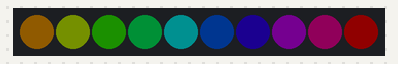
Recording of a sketch running on a simulated Arduino Uno, built with avr-gcc and run on an emulated ATmega328P. Parts: 10 RGB LEDs in strip order, left to right. Dim RGB values are drawn brighter than linear.

Above: at 0.05 s.
At 0.66 s:
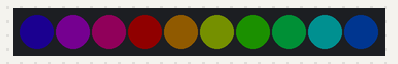
At 1.37 s:
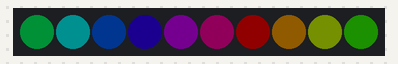

The sketch:

WS2812_Breakout_Example.ino
```cpp
// (licence header left out)
#include <Adafruit_NeoPixel.h>
#include "WS2812_Definitions.h"

#define PIN 4
#define LED_COUNT 10
#define BRIGHTNESS 0x10
#define SPEED 100

// Create an instance of the Adafruit_NeoPixel class called "leds".
// That'll be what we refer to from here on...
Adafruit_NeoPixel leds = Adafruit_NeoPixel(LED_COUNT, PIN, NEO_GRB + NEO_KHZ800);

void setup()
{
  //Serial.begin(115200);
  leds.begin();  // Call this to start up the LED strip.
  clearLEDs();   // This function, defined below, turns all LEDs off...
  leds.show();   // ...but the LEDs don't actually update until you call this.
}

void loop()
{
  // Ride the Rainbow Road
  for (int i=1; i<=LED_COUNT; i++)
  {
    rainbow(i);
    delay(SPEED);  // Delay between rainbow slides
  }
  //delay(1000);
  /*
  // Ride the Rainbow Road
  for (int i=LED_COUNT; i>0; i--)
  {
    rainbow(i);
    delay(SPEED);  // Delay between rainbow slides
  }
  //delay(1000);
  */
}


// Sets all LEDs to off, but DOES NOT update the display;
// call leds.show() to actually turn them off after this.
void clearLEDs()
{
  for (int i=0; i<LED_COUNT; i++)
  {
    leds.setPixelColor(i, 0);
  }
}

// Prints a rainbow on the ENTIRE LED strip.
//  The rainbow begins at a specified position.
void rainbow(byte startPosition)
{
  // Need to scale our rainbow. We want a variety of colors, even if there
  // are just 10 or so pixels.
  float rainbowScale = 1.0 / (LED_COUNT);

  // Next we setup each pixel with the right color
  for (int i=0; i<LED_COUNT; i++)
  {
    int colorIndex = ((i + startPosition) % (LED_COUNT));
    //Serial.println(colorIndex);
    // It'll return a color between red->orange->green->...->violet for 0-191.
    leds.setPixelColor(i, rainbowColor(rainbowScale * colorIndex));
  }
  // Finally, actually turn the LEDs on:
  leds.show();
}

// Input a value 0.0 to 1.0 to get a color value.
// The colors are a transition red->yellow->green->aqua->blue->fuchsia->red...
uint32_t rainbowColor(float progress)
{
  // Precondition:
  //assert(0 <= progress && progress <= 1);

  // state goes from 0 to 5
  // 0    = (0/6 <= progress < 1/6)
  // 1    = (1/6 <= progress < 2/6)
  // ...  = (... <= progress < ...)
  // 5    = (5/6 <= progress <= 6/6)
  // State 0: Red     --> Yellow
  // State 1: Yellow  --> Green
  // State 2: Green   --> Aqua
  // State 3: Aqua    --> Blue
  // State 4: Blue    --> Fuchsia
  // State 5: Fuchsia --> Red
  int state = floor(progress * 6);

  // progess is 0 --> 1, over the entire interval
  //    remap it for each state.
  // State 0: 0   --> 1/6 becomes 0 --> 1
  // State 1: 1/6 --> 2/6 becomes 0 --> 1
  // ...:     ... --> ... becomes 0 --> 1
  // State 5: 5/6 --> 6/6 becomes 0 --> 1
  progress -= state/6.;
  progress *= 6;

  // progress-based regulation
  int regulation = round(progress * BRIGHTNESS);

  switch(state)
  {
    // State 0: Red     --> Yellow
    case 0:
      return leds.Color(BRIGHTNESS, regulation, 0);

    // State 1: Yellow  --> Green
    case 1:
      return leds.Color(BRIGHTNESS - regulation, BRIGHTNESS, 0);

    // State 2: Green   --> Aqua
    case 2:
      return leds.Color(0, BRIGHTNESS, regulation);

    // State 3: Aqua    --> Blue
    case 3:
      return leds.Color(0, BRIGHTNESS - regulation, BRIGHTNESS);

    // State 4: Blue    --> Fuchsia
    case 4:
      return leds.Color(regulation, 0, BRIGHTNESS);

    // State 5: Fuchsia --> Red
    default:
      return leds.Color(BRIGHTNESS, 0, BRIGHTNESS - regulation);
  }
}
```

WS2812_Definitions.h
```cpp
/*
  Bunches of definitions for the WS2812 Breakout Board example code

*/

// These are for the cascade function
#define TOP_DOWN 0
#define DOWN_TOP 1

/* A world of colors to set your LED to
  Standard HTML Color Codes sorted by Hex Value
    to see the colors in action, check out:
   http://www.w3schools.com/html/html_colorvalues.asp */

#define BLACK			0x000000
#define NAVY			0x000080
#define DARKBLUE		0x00008B
#define MEDIUMBLUE		0x0000CD
#define BLUE			0x0000FF
#define DARKGREEN		0x006400
#define GREEN			0x008000
#define TEAL			0x008080
#define DARKCYAN		0x008B8B
#define DEEPSKYBLUE		0x00BFFF
#define DARKTURQUOISE		0x00CED1
#define MEDIUMSPRINGGREEN	0x00FA9A
#define LIME			0x00FF00
#define SPRINGGREEN		0x00FF7F
#define AQUA			0x00FFFF
#define CYAN			0x00FFFF
#define MIDNIGHTBLUE		0x191970
#define DODGERBLUE		0x1E90FF
#define LIGHTSEAGREEN		0x20B2AA
#define FORESTGREEN		0x228B22
#define SEAGREEN		0x2E8B57
#define DARKSLATEGRAY		0x2F4F4F
#define LIMEGREEN		0x32CD32
#define MEDIUMSEAGREEN		0x3CB371
#define TURQUOISE		0x40E0D0
#define ROYALBLUE		0x4169E1
#define STEELBLUE		0x4682B4
#define DARKSLATEBLUE		0x483D8B
#define MEDIUMTURQUOISE		0x48D1CC
#define INDIGO 			0x4B0082
#define DARKOLIVEGREEN		0x556B2F
#define CADETBLUE		0x5F9EA0
#define CORNFLOWERBLUE		0x6495ED
#define MEDIUMAQUAMARINE	0x66CDAA
#define DIMGRAY			0x696969
#define SLATEBLUE		0x6A5ACD
#define OLIVEDRAB		0x6B8E23
#define SLATEGRAY		0x708090
#define LIGHTSLATEGRAY		0x778899
#define MEDIUMSLATEBLUE		0x7B68EE
#define LAWNGREEN		0x7CFC00
#define CHARTREUSE		0x7FFF00
#define AQUAMARINE		0x7FFFD4
#define MAROON			0x800000
#define PURPLE			0x800080
#define OLIVE			0x808000
#define GRAY			0x808080
#define SKYBLUE			0x87CEEB
#define LIGHTSKYBLUE		0x87CEFA
#define BLUEVIOLET		0x8A2BE2
#define DARKRED			0x8B0000
#define DARKMAGENTA		0x8B008B
#define SADDLEBROWN		0x8B4513
#define DARKSEAGREEN		0x8FBC8F
#define LIGHTGREEN		0x90EE90
#define MEDIUMPURPLE		0x9370DB
#define DARKVIOLET		0x9400D3
#define PALEGREEN		0x98FB98
#define DARKORCHID		0x9932CC
#define YELLOWGREEN		0x9ACD32
#define SIENNA			0xA0522D
#define BROWN			0xA52A2A
#define DARKGRAY		0xA9A9A9
#define LIGHTBLUE		0xADD8E6
#define GREENYELLOW		0xADFF2F
#define PALETURQUOISE	        0xAFEEEE
#define LIGHTSTEELBLUE		0xB0C4DE
#define POWDERBLUE		0xB0E0E6
#define FIREBRICK		0xB22222
#define DARKGOLDENROD		0xB8860B
#define MEDIUMORCHID		0xBA55D3
#define ROSYBROWN		0xBC8F8F
#define DARKKHAKI		0xBDB76B
#define SILVER			0xC0C0C0
#define MEDIUMVIOLETRED	        0xC71585
#define INDIANRED 		0xCD5C5C
#define PERU			0xCD853F
#define CHOCOLATE		0xD2691E
#define TAN			0xD2B48C
#define LIGHTGRAY		0xD3D3D3
#define THISTLE			0xD8BFD8
#define ORCHID			0xDA70D6
#define GOLDENROD		0xDAA520
#define PALEVIOLETRED		0xDB7093
#define CRIMSON			0xDC143C
#define GAINSBORO		0xDCDCDC
#define PLUM			0xDDA0DD
#define BURLYWOOD		0xDEB887
#define LIGHTCYAN		0xE0FFFF
#define LAVENDER		0xE6E6FA
#define DARKSALMON		0xE9967A
#define VIOLET			0xEE82EE
#define PALEGOLDENROD		0xEEE8AA
#define LIGHTCORAL		0xF08080
#define KHAKI			0xF0E68C
#define ALICEBLUE		0xF0F8FF
#define HONEYDEW		0xF0FFF0
#define AZURE			0xF0FFFF
#define SANDYBROWN		0xF4A460
#define WHEAT			0xF5DEB3
#define BEIGE			0xF5F5DC
#define WHITESMOKE		0xF5F5F5
#define MINTCREAM		0xF5FFFA
#define GHOSTWHITE		0xF8F8FF
#define SALMON			0xFA8072
#define ANTIQUEWHITE		0xFAEBD7
#define LINEN			0xFAF0E6
#define LIGHTGOLDENRODYELLOW	0xFAFAD2
#define OLDLACE			0xFDF5E6
#define RED			0xFF0000
#define FUCHSIA			0xFF00FF
#define MAGENTA			0xFF00FF
#define DEEPPINK		0xFF1493
#define ORANGERED		0xFF4500
#define TOMATO			0xFF6347
#define HOTPINK			0xFF69B4
#define CORAL			0xFF7F50
#define DARKORANGE		0xFF8C00
#define LIGHTSALMON		0xFFA07A
#define ORANGE			0xFFA500
#define LIGHTPINK		0xFFB6C1
#define PINK			0xFFC0CB
#define GOLD			0xFFD700
#define PEACHPUFF		0xFFDAB9
#define NAVAJOWHITE		0xFFDEAD
#define MOCCASIN		0xFFE4B5
#define BISQUE			0xFFE4C4
#define MISTYROSE		0xFFE4E1
#define BLANCHEDALMOND		0xFFEBCD
#define PAPAYAWHIP		0xFFEFD5
#define LAVENDERBLUSH		0xFFF0F5
#define SEASHELL		0xFFF5EE
#define CORNSILK		0xFFF8DC
#define LEMONCHIFFON		0xFFFACD
#define FLORALWHITE		0xFFFAF0
#define SNOW			0xFFFAFA
#define YELLOW			0xFFFF00
#define LIGHTYELLOW		0xFFFFE0
#define IVORY			0xFFFFF0
#define WHITE			0xFFFFFF
```

Measured:
- by itself, everything shown: repeats every 1.0 s, in 10 steps
